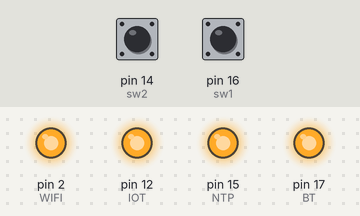
Simulated run of this sketch. Board: Arduino Uno, built with avr-gcc and run on an emulated ATmega328P. Parts: output pins drawn as LEDs (lit = HIGH). Inputs (shaded band) come from the test bench; at power-on: pin 14 (sw2) HIGH, pin 16 (sw1) HIGH.

Above: at 1.2 s.
1.3 s: pin 14 (sw2) pulled LOW for 0.15 s
At 1.37 s:
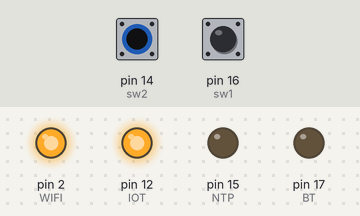
2.9 s: pin 16 (sw1) pulled LOW for 0.15 s
At 2.97 s:
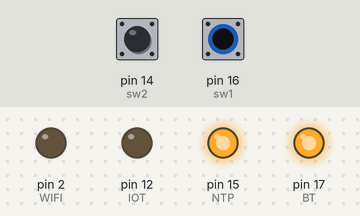
4.5 s: pin 16 (sw1) pulled LOW for 3.2 s
At 8.8 s:
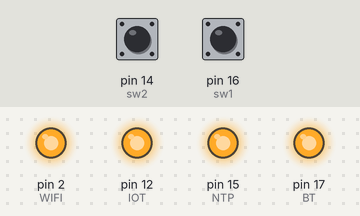
9.2 s: pin 14 (sw2) pulled LOW for 3.2 s
At 9.9 s:
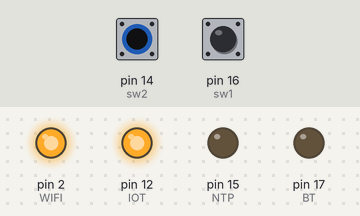
Timing chart, 0 to 13.9 s (numbered marks = the images above; inputs shaded):
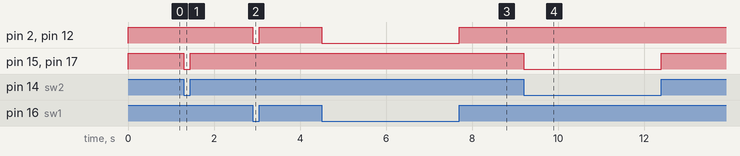

Measured:
- after the input at 1.3 s, pin 15 (NTP), pin 17 (BT): HIGH → LOW at once, → HIGH 0.15 s later
- after the input at 2.9 s, pin 2 (WIFI), pin 12 (IOT): HIGH → LOW at once, → HIGH 0.15 s later
- after the input at 4.5 s, pin 2 (WIFI), pin 12 (IOT): HIGH → LOW at once, → HIGH 3.2 s later
- after the input at 9.2 s, pin 15 (NTP), pin 17 (BT): HIGH → LOW at once, → HIGH 3.2 s later

The sketch:

Motor_Function.ino
```cpp
int BT = 17; //front
int WIFI = 2; //back
int NTP = 15; //front
int IOT = 12; //back
int sw1 = 16;
int sw2 = 14;

void setup() {
  pinMode(BT,OUTPUT);
  pinMode(WIFI,OUTPUT);
  pinMode(NTP,OUTPUT);
  pinMode(IOT,OUTPUT);
  pinMode(sw1,INPUT_PULLUP);
  pinMode(sw2,INPUT_PULLUP);

}

void loop() {
 int a = digitalRead(sw1);
 int b = digitalRead(sw2);
 if (a == LOW){
 forward();
 }
 else if (b == LOW){
 backward();
 }
 else {
  st();
 }
}


void forward(){
  digitalWrite(BT,HIGH);
  digitalWrite(WIFI,LOW);
  digitalWrite(NTP,HIGH);
  digitalWrite(IOT,LOW);
}

void backward(){
  digitalWrite(BT,LOW);
  digitalWrite(WIFI,HIGH);
  digitalWrite(NTP,LOW);
  digitalWrite(IOT,HIGH);
}

void left(){
  digitalWrite(BT,LOW);
  digitalWrite(WIFI,HIGH);
  digitalWrite(NTP,HIGH);
  digitalWrite(IOT,LOW);
}

void right(){
  digitalWrite(BT,HIGH);
  digitalWrite(WIFI,LOW);
  digitalWrite(NTP,LOW);
  digitalWrite(IOT,HIGH);
}

void st(){
  digitalWrite(BT,HIGH);
  digitalWrite(WIFI,HIGH);
  digitalWrite(NTP,HIGH);
  digitalWrite(IOT,HIGH);
}
```
